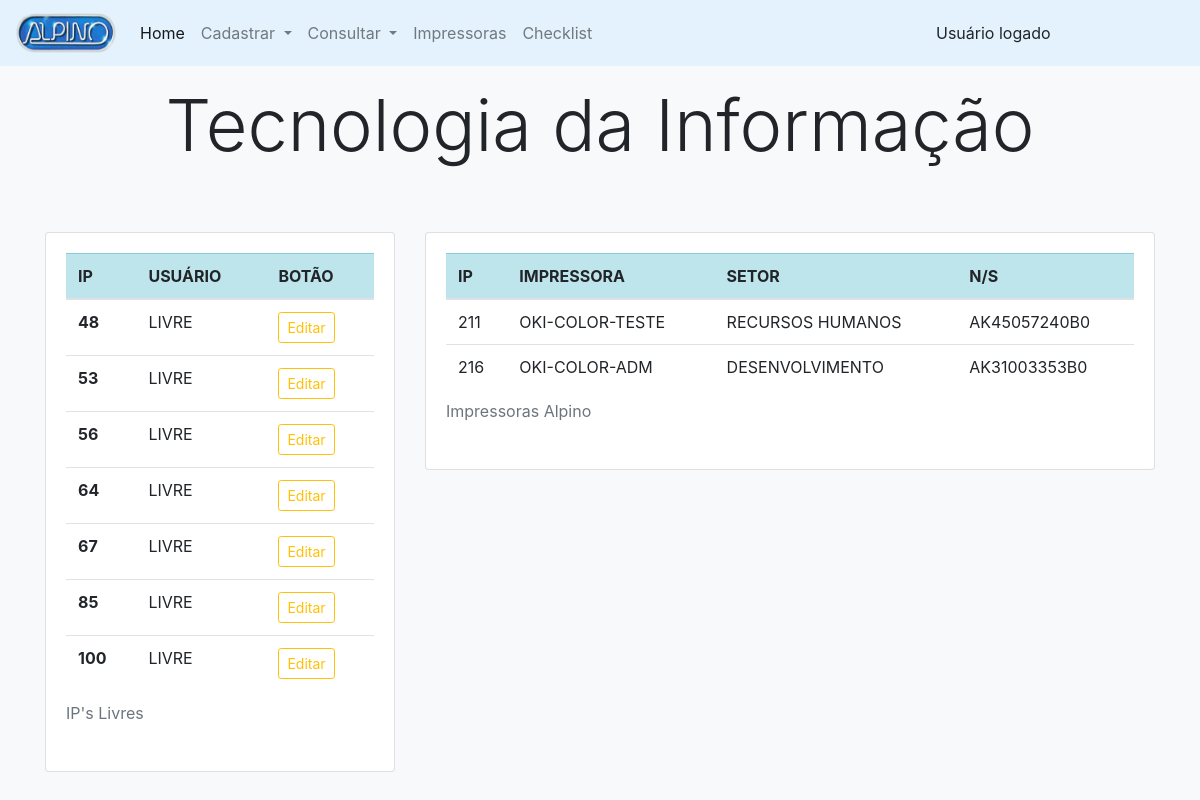
The page /public/pags/ti/main.php on the database as committed earlier.
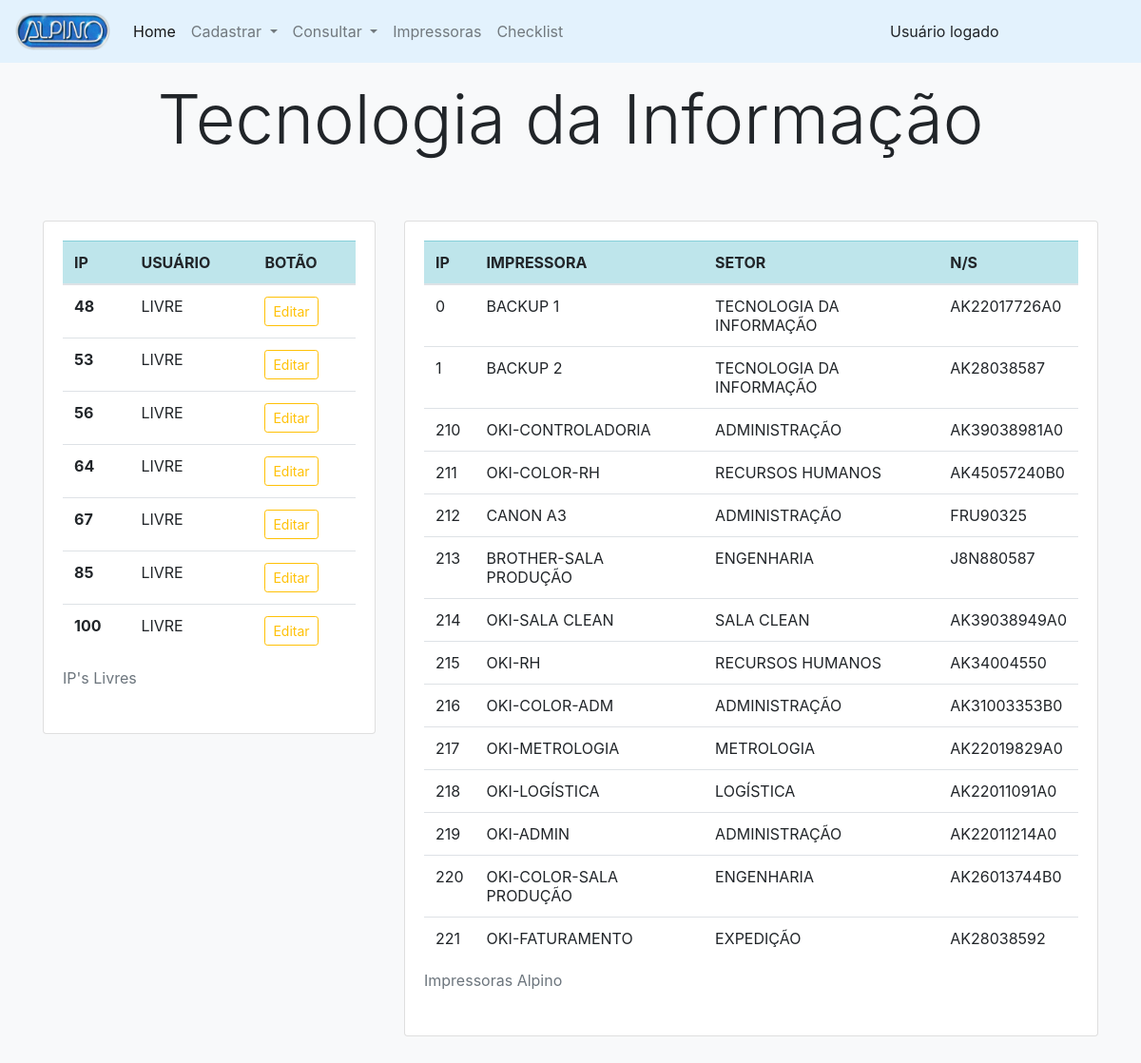
The same page on the database as committed later.
### tables this page shows
CREATE TABLE `usuario` (
  `ip` int(10) UNSIGNED NOT NULL,
  `usuario` varchar(100) NOT NULL,
  `setor` varchar(100) NOT NULL,
  `homeOffice` varchar(3) NOT NULL
);

CREATE TABLE `impressora` (
  `ip` int(11) NOT NULL,
  `nome_impressora` varchar(250) NOT NULL,
  `setor` varchar(250) NOT NULL,
  `numero_serie` varchar(250) NOT NULL,
  `modelo` varchar(250) NOT NULL
);

### public/pags/ti/main.php (the view, shortened to what this page needs)
<?php
    include_once("../../../src/config/conexaodb.php");
    $sql_usuario = mysqli_query($conn, "SELECT * FROM usuario WHERE usuario='LIVRE'");
    $sql_impressora = mysqli_query($conn, "SELECT * FROM impressora");
?>
<html lang="pt-br">
<head>
    <link rel="stylesheet" href="../../../node_modules/bootstrap/dist/css/bootstrap.css">
</head>
<body class="bg-light">
    <?php
        include './include/nav_main.php';
    ?>
    <div class="container">
        <div class="row">
            <div class="col">
                <div class="py-2 text-center">
                    <h2 class="display-3 m-2">Tecnologia da Informação</h2>
                </div>
            </div>
        </div>
        <div class="row">
            <div class="col-md-4">
                <div class="py-5">
                    <div class="card bg-white">
                        <div class="card-body">
                            <div class="row">
                                <div class="col">
                                    <table class="table">
                                        <caption>IP's Livres</caption>
                                        <thead>
                                            <tr class="table-info">
                                                <th scope="col">IP</th>
                                                <th scope="col">USUÁRIO</th>
                                                <th scope="col">BOTÃO</th>
                                            </tr>
                                        </thead>
                                        <tbody>
                                            <?php while($tabela_ip = mysqli_fetch_assoc($sql_usuario)) { ?>
                                            <tr>
                                                <th scope="row">
                                                    <?php echo $tabela_ip['ip']; ?>
                                                </th>
                                                <td>
                                                    <?php echo $tabela_ip['usuario']; ?>
                                                </td>
                                                <td>
                                                    <button type="button" class="btn btn-outline-warning btn-sm"
                                                        data-toggle="modal" data-target="#editar"
                                                        data-ip="<?php echo $tabela_ip['ip']; ?>"
                                                        data-usuario="<?php echo $tabela_ip['usuario']; ?>"
                                                        data-setor="<?php echo $tabela_ip['setor']; ?>"
                                                        data-home="<?php echo $tabela_ip['homeOffice']; ?>">
                                                        Editar
                                                    </button>
                                                </td>
                                            </tr>
                                            <?php } ?>
                                        </tbody>
                                    </table>
                                </div>
                            </div>
                        </div>
                    </div>
                </div>
            </div>
            <div class="col-md-8">
                <div class="py-5">
                    <div class="card bg-white">
                        <div class="card-body">
                            <div class="row">
                                <div class="col">
                                    <table class="table">
                                        <caption>Impressoras Alpino</caption>
                                        <thead>
                                            <tr class="table-info">
                                                <th scope="col">IP</th>
                                                <th scope="col">IMPRESSORA</th>
                                                <th scope="col">SETOR</th>
                                                <th scope="col">N/S</th>
                                            </tr>
                                        </thead>
                                        <tbody>
                                            <?php while($tabela_impressora = mysqli_fetch_assoc($sql_impressora)) { ?>
                                            <tr>
                                                <td>
                                                    <?php echo $tabela_impressora['ip']; ?>
                                                </td>
                                                <td>
                                                    <?php echo $tabela_impressora['nome_impressora']; ?>
                                                </td>
                                                <td>
                                                    <?php echo $tabela_impressora['setor']; ?>
                                                </td>
                                                <td>
                                                    <?php echo $tabela_impressora['numero_serie']; ?>
                                                </td>
                                            </tr>
                                            <?php } ?>
                                        </tbody>
                                    </table>
                                </div>
                            </div>
                        </div>
                    </div>
                </div>
            </div>
        </div>
    </div>
</body>
</html>

### public/pags/ti/include/nav_main.php (shortened to what this page needs)
<nav class="navbar navbar-expand-lg navbar-light" style="background-color: #e3f2fd;">
    <a class="navbar-brand" href="#">
        <img src="../../assets/img/logo.png" width="100" height="40" alt="">
    </a>
    <div class="collapse navbar-collapse" id="conteudoNavbarSuportado">
        <ul class="navbar-nav mr-auto">
            <li class="nav-item active">
                <a class="nav-link" href="main.php" style="font-size:16px;">Home<span class="sr-only"></span></a>
            </li>
            <li class="nav-item dropdown">
                <a class="nav-link dropdown-toggle" href="#" id="navbarDropdown" role="button" data-toggle="dropdown"
                    aria-haspopup="true" aria-expanded="false" style="font-size:16px;">
                    Cadastrar
                </a>
            </li>
            <li class="nav-item dropdown">
                <a class="nav-link dropdown-toggle" href="#" id="navbarDropdown" role="button" data-toggle="dropdown"
                    aria-haspopup="true" aria-expanded="false" style="font-size:16px;">
                    Consultar
                </a>
            </li>
            <li class="nav-item">
                <a class="nav-link" href="./register/registerPrinter.php" style="font-size:16px;">Impressoras</a>
            </li>
            <li class="nav-item">
                <a class="nav-link" href="./checklist/index.php" style="font-size:16px;">Checklist</a>
            </li>
        </ul>
        <ul class="nav justify-content-end">
            <li class="nav-item">
                <a href="#"><input type="text" class="form-control-plaintext text-black" data-toggle="modal"
                        data-target="#" value="Usuário logado"></a>
            </li>
        </ul>
    </div>
</nav>

Rows that differ between the two databases and show on the page:
added impressora: ip "0", nome_impressora "BACKUP 1", setor "TECNOLOGIA DA INFORMAÇÃO", numero_serie "AK22017726A0"
added impressora: ip "1", nome_impressora "BACKUP 2", setor "TECNOLOGIA DA INFORMAÇÃO", numero_serie "AK28038587"
added impressora: ip "210", nome_impressora "OKI-CONTROLADORIA", setor "ADMINISTRAÇÃO", numero_serie "AK39038981A0"
changed impressora "AK45057240B0": nome_impressora "OKI-COLOR-TESTE" → "OKI-COLOR-RH"
added impressora: ip "212", nome_impressora "CANON A3", setor "ADMINISTRAÇÃO", numero_serie "FRU90325"
added impressora: ip "213", nome_impressora "BROTHER-SALA PRODUÇÃO", setor "ENGENHARIA", numero_serie "J8N880587"
added impressora: ip "214", nome_impressora "OKI-SALA CLEAN", setor "SALA CLEAN", numero_serie "AK39038949A0"
added impressora: ip "215", nome_impressora "OKI-RH", setor "RECURSOS HUMANOS", numero_serie "AK34004550"
changed impressora "OKI-COLOR-ADM": setor "DESENVOLVIMENTO" → "ADMINISTRAÇÃO"
added impressora: ip "217", nome_impressora "OKI-METROLOGIA", setor "METROLOGIA", numero_serie "AK22019829A0"
added impressora: ip "218", nome_impressora "OKI-LOGÍSTICA", setor "LOGÍSTICA", numero_serie "AK22011091A0"
added impressora: ip "219", nome_impressora "OKI-ADMIN", setor "ADMINISTRAÇÃO", numero_serie "AK22011214A0"
added impressora: ip "220", nome_impressora "OKI-COLOR-SALA PRODUÇÃO", setor "ENGENHARIA", numero_serie "AK26013744B0"
added impressora: ip "221", nome_impressora "OKI-FATURAMENTO", setor "EXPEDIÇÃO", numero_serie "AK28038592"
